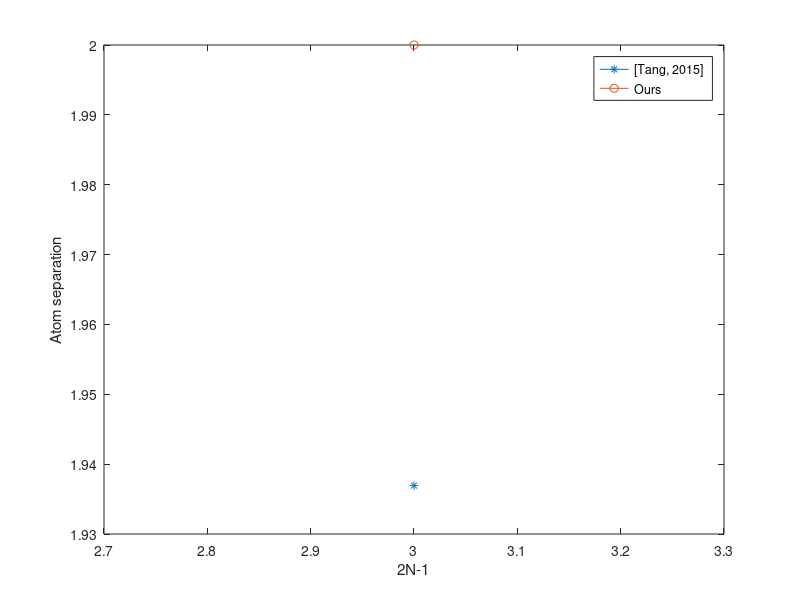

Recreate this plot in MATLAB. (Note: this script raises an error after producing the figure.)
% This file is to calculate the minimal separation between two atoms, and
% there are only two atoms in the atomic set.
% 
% Based on [Tang, 2015], [Xu, 2017]
%
% Created by JYI, 11/15/2019
% 

%%
rng(0); 
aDistT = []; aDistX = [];
NVec = 3; % 255, 127, 63, 31, 15, 7; [255,127,63,31,15,7,3]

for N=NVec
    n = N-1; t = 0:n; 
    figname = sprintf('Atom_separation_%s',datestr(now,'yyyymmddHHMM'));

    f = t/N; fDist = 1/N; aNumA = numel(f); 
    AtomSet = exp(sqrt(-1)*2*pi*kron(t',f));

    % Tang

%     a1 = AtomSet(:,1);
%     a2 = AtomSet(:,2);
%     aDist = norm(a1-a2,2); 
%     aDistT = [aDistT,aDist];
%     fprintf('Tang: Atom separation: %8.4e, Freq separation %8.4e\n',aDist,fDist);

%     n = NVec-1; t=0:n;
    fTang = [0,2/(n*2*pi)]+0.9;
    AtomSetTang = exp(sqrt(-1)*2*pi*kron(t',fTang));
    aDist = norm(AtomSetTang(:,1)-AtomSetTang(:,2),2);
    aDistT = [aDistT,aDist];
    fprintf('Tang: Atom separation %4.2f\n',aDist);
    % Xu
    Q = rank(AtomSet);
    if Q==aNumA
        SVal = svd(AtomSet); % A = [a1,a2]; 
        aDistD = 2* SVal(end) / sqrt(aNumA);
        aDistX = [aDistX,aDistD];
    end

    fprintf('Xu: Atom separation %8.4e\n',aDistD);
end

figure; hold on;
plot(NVec,aDistT,'-*'); 
plot(NVec,aDistX,'-o');
legend('[Tang, 2015]','Ours');
xlabel('2N-1'); ylabel('Atom separation');
box on;

fig = gcf;
fig.PaperPositionMode = 'auto';
fig_pos = fig.PaperPosition;
fig.PaperSize = [fig_pos(3),fig_pos(4)];
print(fig,figname,'-dpdf');
close all;

